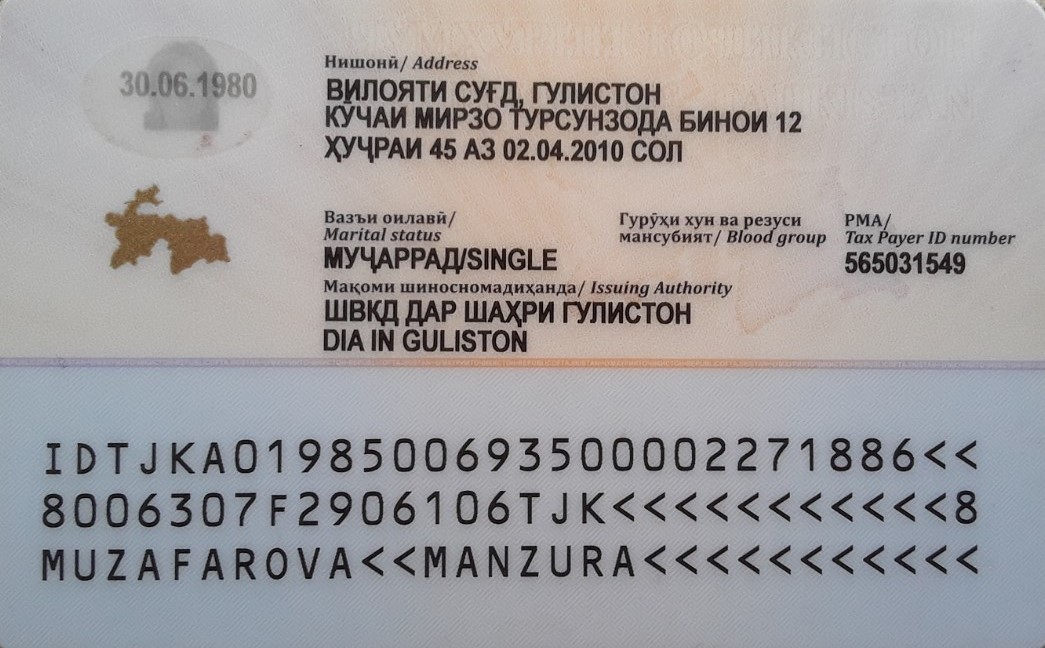
#> input picture back_train.jpg, 1045 x 648 px
$ python -i readpass_back.py   (imports and definitions only)
#> lines starting #> are read from the running program, lines starting #| are printed output that depends on the picture
from paddleocr import PaddleOCR
from PIL import Image
import numpy as np
import numpy
import cv2
# import easyocr


# [1 line that did not run here, left out]
# reader = easyocr.Reader(['tjk'])

# [204 lines left out: functions convert_to_russian, clear_text, not called in this run]


def crop_pass_front(img):
#> called with img = 'back_train.jpg'
    imgQ = cv2.imread('back_train.jpg', 0)
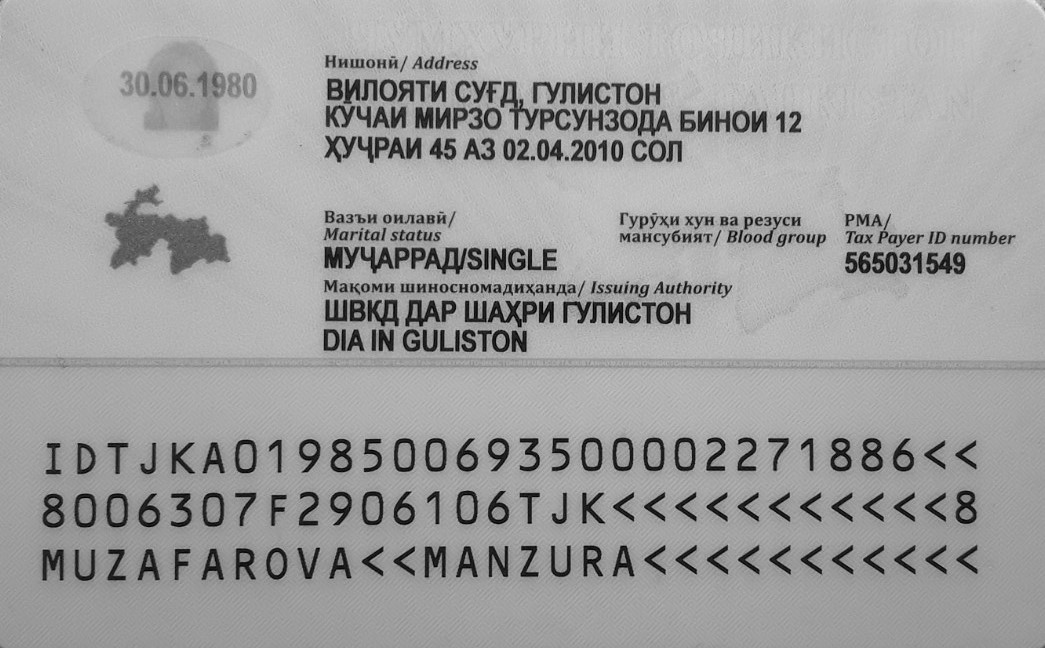
#> imgQ: shape (648, 1045); min 0, max 234, mean 159
    h, w = imgQ.shape
#> h = 648; w = 1045
    per = 25
    features = 14500
    orb = cv2.ORB_create(features)
    kp1, des1 = orb.detectAndCompute(imgQ, None)
#> kp1 = 13973 keypoints; strongest (x, y, size): (850, 217, 31), (853, 217, 31), (758, 237, 31), (749, 220, 31)
    bf = cv2.BFMatcher(cv2.NORM_HAMMING)
    im = Image.open(img).convert("RGB")
    open_cv_image = numpy.array(im)
    open_cv_image = open_cv_image[:, :, ::-1].copy()
#> open_cv_image is the input picture: shape (648, 1045, 3); mean B, G, R 159.4, 158, 160.9
    img = cv2.cvtColor(open_cv_image, cv2.COLOR_BGR2GRAY)
    kp2, des2 = orb.detectAndCompute(img, None)
#> kp2 = 13972 keypoints; strongest (x, y, size): (850, 217, 31), (853, 217, 31), (758, 237, 31), (749, 220, 31)
    matches = bf.match(des2, des1)
#> matches = 13972 matches
    matches1 = list(matches)
#> matches1 = 13972 matches
    matches1.sort(key=lambda x: x.distance)
    good = matches1[:int(len(matches) * (per / 100))]
#> good = 3493 matches
    imgMatch = cv2.drawMatches(img, kp2, imgQ, kp1, good[:100], None, flags=2)
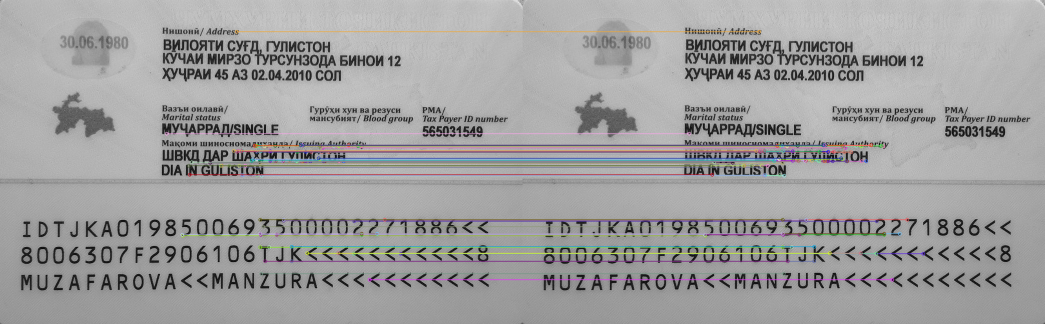
#> imgMatch: shape (648, 2090, 3) (shown at 1/2 size); mean of channels 0, 1, 2 158.8, 158.6, 159.1; drawn as B, G, R
    srcPoints = numpy.float32([kp2[m.queryIdx].pt for m in good]).reshape(-1, 1, 2)
    dstPoints = numpy.float32([kp1[m.trainIdx].pt for m in good]).reshape(-1, 1, 2)
    M, _ = cv2.findHomography(srcPoints, dstPoints, cv2.RANSAC, 5.0)
#> M = [[1, 3.7e-15, -2.66e-12], [1.51e-15, 1, -1.55e-12], [4.3e-18, 6.41e-18, 1]]
    imgScan = cv2.warpPerspective(img, M, (w, h))
    return imgScan


# [52 lines left out: functions showlbl, marital_status, issuing_authoraty, not called in this run]

#
# def read_pass_back(img):
#     cv2.imwrite("img/crop.jpg", crop_pass_front(img))
#     cv2.imwrite("img/crop-marital.jpg", showlbl('marital', "img/crop.jpg"))
#     cv2.imwrite("img/crop-issuing_authority.jpg", showlbl('issuing_authority', "img/crop.jpg"))
#     cv2.imwrite("img/crop-tax_payer.jpg", showlbl('tax_payer', "img/crop.jpg"))
#     cv2.imwrite("img/crop-address.jpg", showlbl('address', "img/crop.jpg"))
#
#     labels = ["marital", "issuing_authority", "tax_payer"]
#
#     addr = reader.readtext('img/crop-address.jpg', detail = 0)
#     addr=" ".join(addr)
#
#
#
#     lis = []
#     for i in labels:
#         result = ocr.ocr(f"img/crop-{i}.jpg", det=False, cls=True)[0][0][0]
#         lis.append(result)
#
#     print(lis)
#     final_list=[addr, marital_status(lis[0]), issuing_authoraty(lis[1]), lis[2]]
#
#     dic={
#         "Address": clear_text(final_list[0]),
#         "Marital_status": final_list[1],
#         "Tax_payer_ID_number": final_list[3],
#         "Issuing_Authority": final_list[2]
#     }
#
#     return dic

>>> result = crop_pass_front('back_train.jpg')
